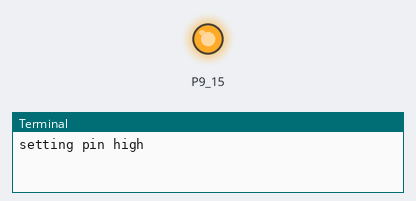
This program was run on a simulated BeagleBone Black. Parts: output pins drawn as LEDs (lit = HIGH), the last lines printed to the terminal. At 30.0 s the program stops and its outputs stay as they are.

Above: at 0.1 s.
At 20.1 s:
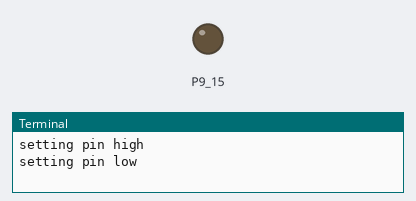
Timing chart, 0 to 21.6 s (numbered marks = the images above):
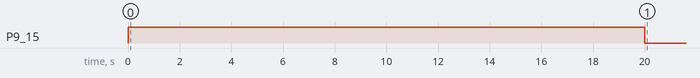

Measured:
- by itself, P9_15: LOW → HIGH at 0.00 s, → LOW 20.0 s later

The program:

deployerEnable.py
```python
import Adafruit_BBIO.GPIO as GPIO
import time

print("setting pin high")
GPIO.setup("P9_15", GPIO.OUT)
GPIO.output("P9_15", GPIO.HIGH)
time.sleep(20)
print("setting pin low")
GPIO.output("P9_15", GPIO.LOW)
time.sleep(10)
print("done with script")
```
